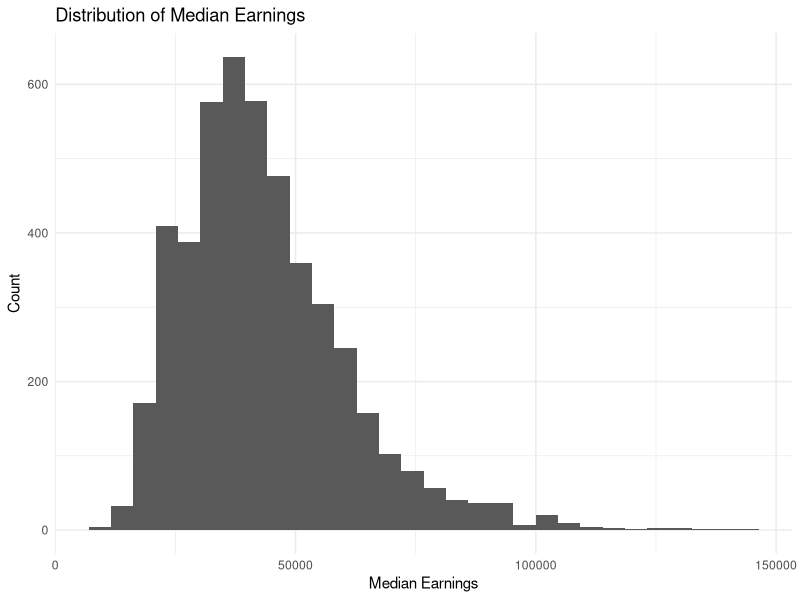
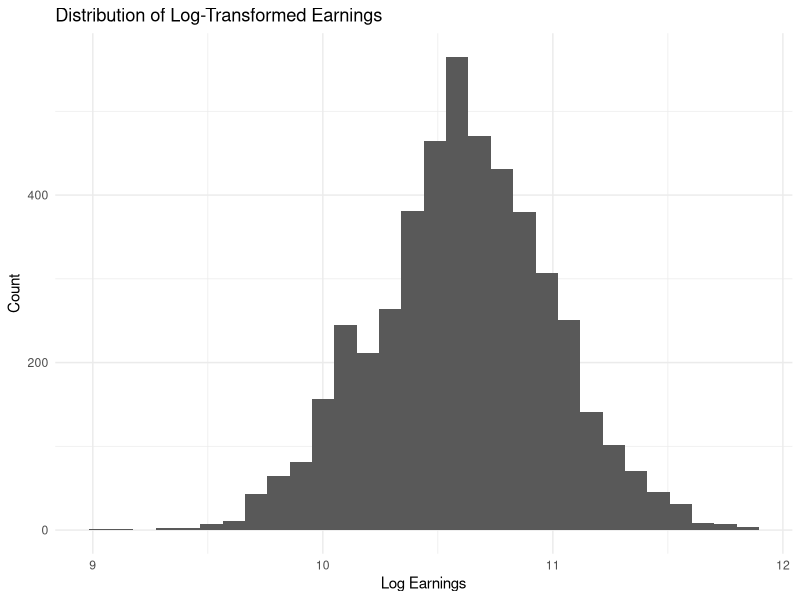
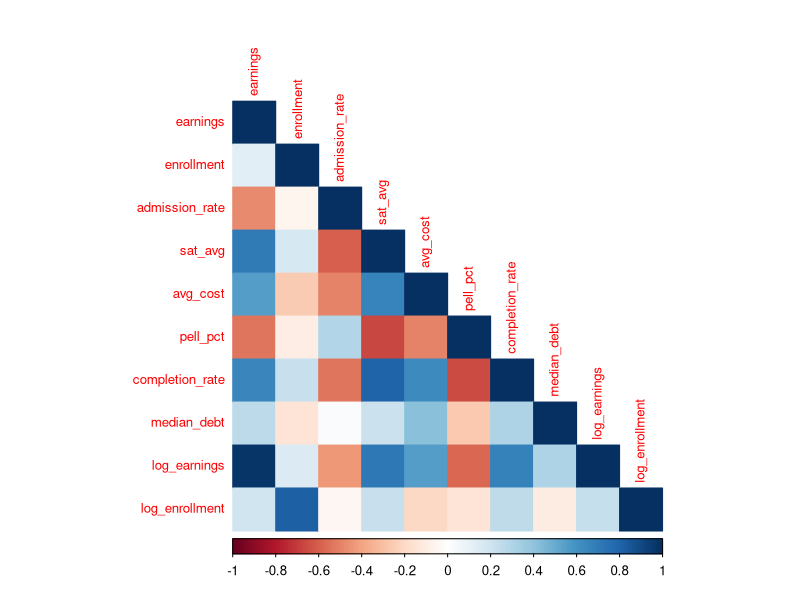
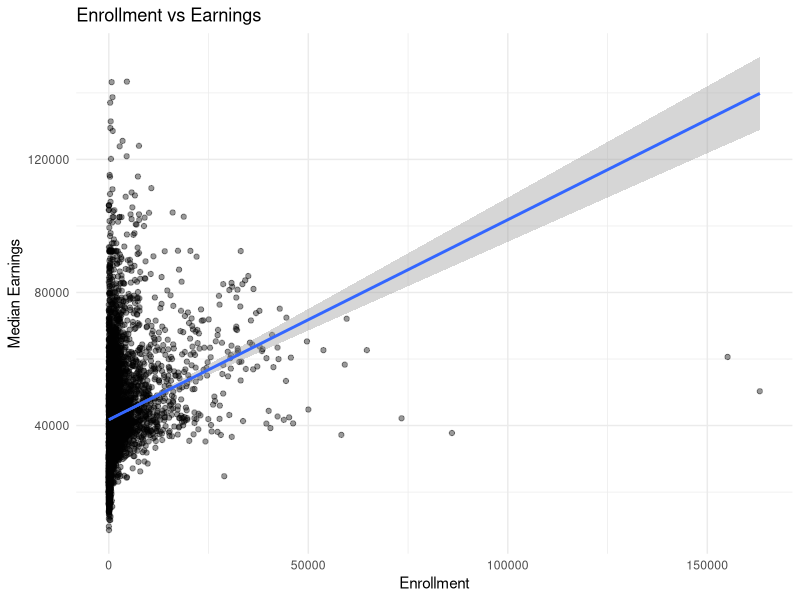
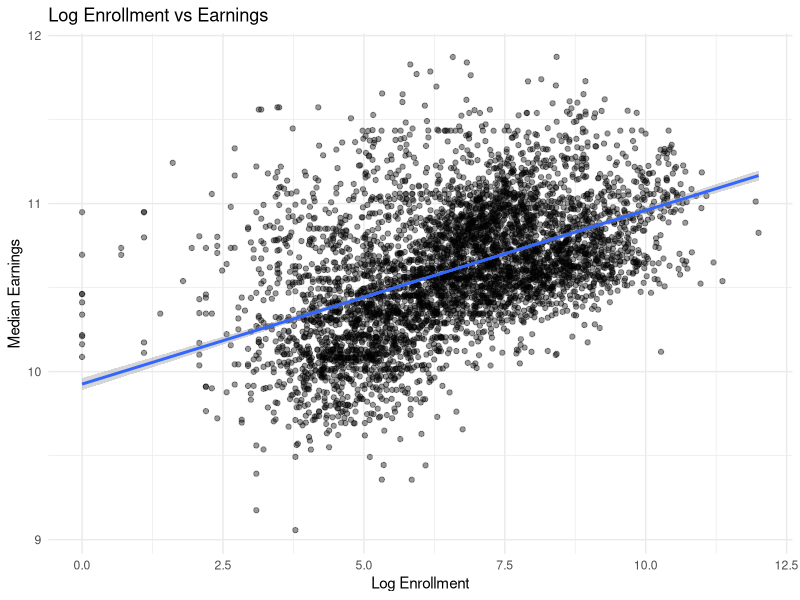
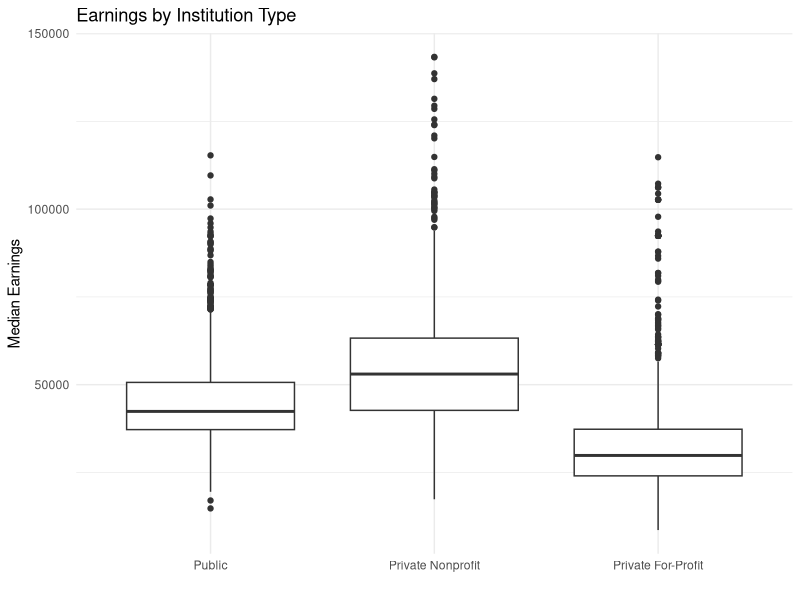

Write R code to recreate these figures, in order.
# ==================================================
# College Earnings Analysis - Exploratory Data Analysis
# ==================================================

library(tidyverse)
library(corrplot)

college_clean <- read_csv("data/processed/college_clean.csv")

glimpse(college_clean)

# Count remaining missing values across variables
college_clean %>%
  summarize(across(everything(), ~sum(is.na(.))))


# Convert institution type and region into categorical variables
college_clean <- college_clean %>%
  mutate(
    CONTROL = factor(CONTROL),
    REGION = factor(REGION)
  )


# --------------------------------------------------
# Distribution Analysis
# --------------------------------------------------

# Visualize raw earnings distribution to assess skewness
ggplot(college_clean, aes(x = earnings)) +
  geom_histogram(bins = 30) +
  labs(
    title = "Distribution of Median Earnings",
    x = "Median Earnings",
    y = "Count"
  ) +
  theme_minimal()


# Visualize log-transformed earnings distribution
# to evaluate whether skewness improves

ggplot(college_clean, aes(x = log_earnings)) +
  geom_histogram(bins = 30) +
  labs(
    title = "Distribution of Log-Transformed Earnings",
    x = "Log Earnings",
    y = "Count"
  ) +
  theme_minimal()


# --------------------------------------------------
# Correlation Analysis
# --------------------------------------------------

# Select numeric variables for correlation analysis

numeric_vars <- college_clean %>%
  select(where(is.numeric))

# Compute pairwise correlations
# between numeric variables and visualize
par(mar = c(2,1,3,5))
cor_matrix <- cor(numeric_vars, use = "complete.obs")
corrplot(cor_matrix, method = "color",type = "lower",tl.cex = 0.8)

# --------------------------------------------------
# Relationship Analysis
# --------------------------------------------------

# Explore relationship between enrollment and earnings
ggplot(college_clean,aes(x = enrollment, y = earnings)) +
  geom_point(alpha = 0.4) +
  geom_smooth(method = "lm") +
  theme_minimal() +
  labs(
    title = "Enrollment vs Earnings",
    x= "Enrollment",
    y= "Median Earnings"
  )

# Explore relationship after log transformations
ggplot(college_clean, aes(x = log_enrollment, y = log_earnings)) +
  geom_point(alpha = 0.4) +
  geom_smooth(method = "lm") +
  theme_minimal() +
  labs(
    title = "Log Enrollment vs Earnings",
    x= "Log Enrollment",
    y= "Median Earnings"
  )

# --------------------------------------------------
# Categorical Comparisons
# --------------------------------------------------

# Compare earnings distributions across institution types
ggplot(college_clean, aes(x = CONTROL, y = earnings)) +
  geom_boxplot() +
  scale_x_discrete(labels = c("Public","Private Nonprofit","Private For-Profit")) +
  labs(
    title = "Earnings by Institution Type",
    y="Median Earnings",
    x=""
    ) +
  theme_minimal()
